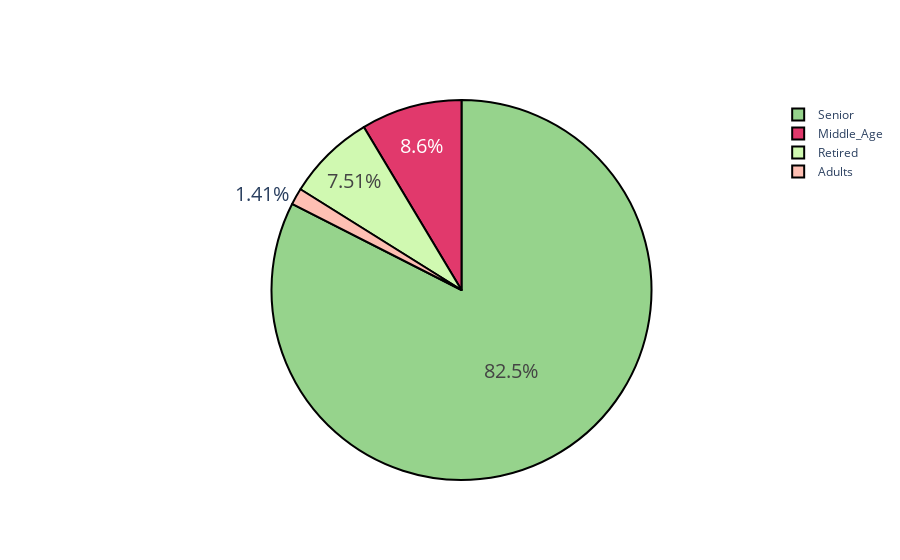

Notebook source saved alongside this figure:
### Markdown cell above
# Pie plot

### Code cell
colors = ["#FEBFB3", "#E1396C", "#96D38C", "#D0F9B1"]

trace = go.Pie(
    labels=x_,
    values=y_,
    hoverinfo="label+percent",
    textfont=dict(size=20),
    marker=dict(colors=colors, line=dict(color="#000000", width=2)),
)

py.offline.iplot([trace], filename="pie-chart")

### Figure 1 — Plotly figure (JSON) as saved in the notebook; plotly's stock layout.template omitted (floating-point values rounded to 4 significant figures)
{"data": [{"hoverinfo": "label+percent", "labels": ["Adults", "Middle_Age", "Senior", "Retired"], "marker": {"colors": ["#FEBFB3", "#E1396C", "#96D38C", "#D0F9B1"], "line": {"color": "#000000", "width": 2}}, "textfont": {"size": 20}, "type": "pie", "values": [13, 79, 758, 69]}], "layout": {"autosize": true}}
